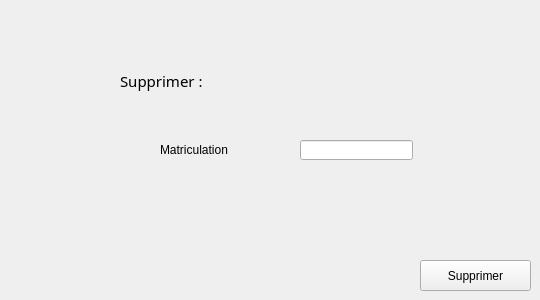
     <widget class="QWidget" name="Supprimer_4">
      <attribute name="title">
       <string>Supprimer</string>
      </attribute>
      <widget class="QLineEdit" name="lineEdit_matsupp_D">
       <property name="geometry">
        <rect>
         <x>300</x>
         <y>140</y>
         <width>113</width>
         <height>20</height>
        </rect>
       </property>
      </widget>
      <widget class="QLabel" name="matriculation_s_2">
       <property name="geometry">
        <rect>
         <x>160</x>
         <y>140</y>
         <width>131</width>
         <height>20</height>
        </rect>
       </property>
       <property name="text">
        <string>Matriculation </string>
       </property>
      </widget>
      <widget class="QPushButton" name="pushButton_supprimer_M">
       <property name="geometry">
        <rect>
         <x>420</x>
         <y>260</y>
         <width>111</width>
         <height>31</height>
        </rect>
       </property>
       <property name="text">
        <string>Supprimer</string>
       </property>
      </widget>
      <widget class="QLabel" name="Supprimer_5">
       <property name="geometry">
        <rect>
         <x>120</x>
         <y>70</y>
         <width>211</width>
         <height>21</height>
        </rect>
       </property>
       <property name="font">
        <font>
         <family>MS Reference Sans Serif</family>
         <pointsize>11</pointsize>
        </font>
       </property>
       <property name="text">
        <string>Supprimer :</string>
       </property>
      </widget>
     </widget>
